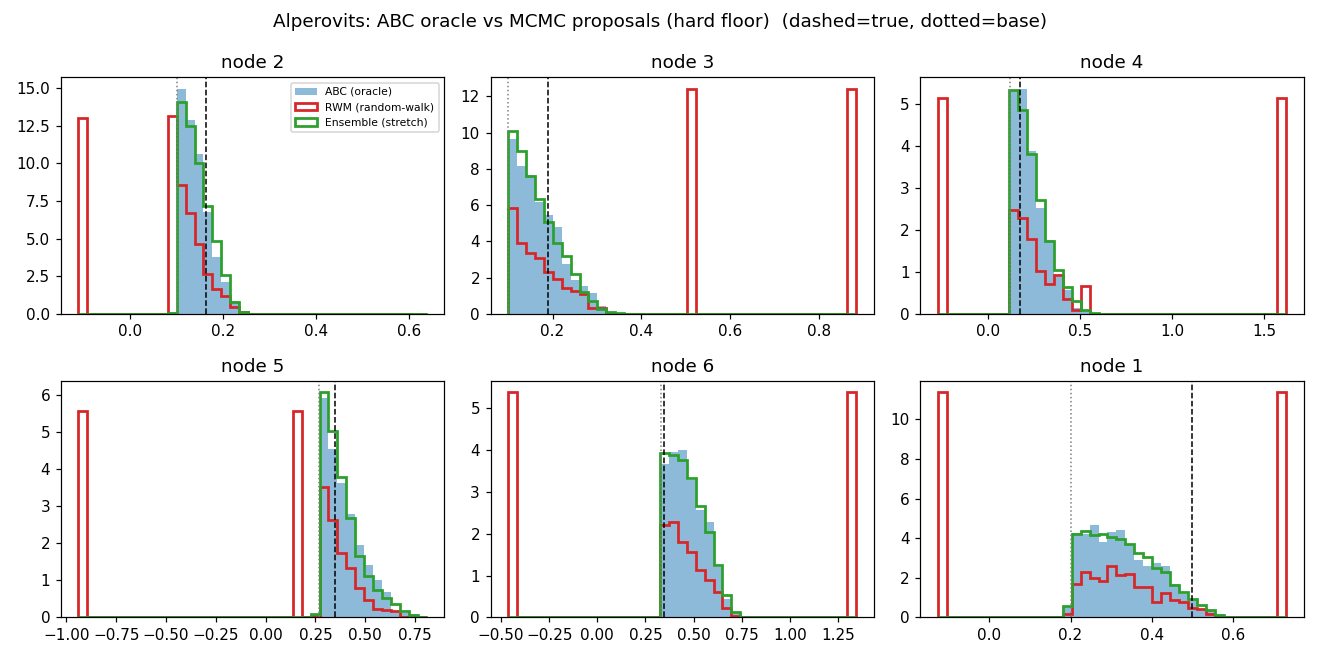

Write Python code to recreate this figure.
#!/usr/bin/env python3
"""
ABC (Approximate Bayesian Computation) reference posterior for a small WDN, used to
validate the MCMC posterior sampler in `mh_posteriori-scenario-gen.py`.

The MCMC samples the posterior over demand scenarios consistent with a measurement
M = (sensor pressures, total demand) in reduced *pressure* coordinates, with a
Newton-eliminated node and an exact change-of-variables (Gram-determinant) factor.

This script computes the SAME posterior the dumb, independent way — entirely in
*demand* space, using only the forward simulator (EPANET) — so it shares none of the
MCMC's machinery (no reduced coordinates, no Newton elimination, no Jacobian). If the
two posteriors agree, that machinery is validated end to end; if they disagree, the
MCMC is either not converged or targeting the wrong law.

Method (rejection/importance ABC):
  1. draw demand shares  alpha ~ Dirichlet(1,...,1)
  2. form a scenario     d = d0 + Delta * alpha        (=> d >= d0 and sum d = D for free)
  3. forward-simulate     h = EPANET(d)                (reservoir head FIXED, as physics demands)
  4. weight by sensor match  w = exp(-||h[S] - M_S||^2 / (2 eps^2))
The weighted d-samples approximate pi(d | M).  Only the sensor-match condition needs
enforcing; the demand floor and total-demand constraints are satisfied by construction.

Usage:
    /home/birkenma/venv_3-11/bin/python3 scripts/abc_reference_alperovits.py
"""
from __future__ import annotations

import os
import runpy
import sys
import warnings
from typing import Dict, List

import numpy as np

warnings.filterwarnings("ignore")

ROOT_DIR = os.path.dirname(os.path.dirname(os.path.abspath(__file__)))
if ROOT_DIR not in sys.path:
	sys.path.insert(0, ROOT_DIR)

from step1_io import load_inp_network  # noqa: E402
from step2_estimation import simulate_base_scenario  # noqa: E402

# --------------------------------------------------------------------------- config
WDN = "Alperovits"
SENSORS = ["1"]          # measurement (sensor) nodes
DELTA = 0.6              # total extra demand D - D0 (fixed by the total-demand measurement)
TRUE_SEED = 7            # seed for the ground-truth scenario's Dirichlet shares
N_ABC = 25000            # number of ABC prior draws
ABC_KEEP_QUANTILE = 0.02  # tolerance eps set to this quantile of the sensor residuals
MCMC_BURN_IN = 6000
MCMC_SAMPLES = 6000
MCMC_CHAINS = 4          # random-walk chains (for its R-hat)
MCMC_PROPOSAL_STD = 0.5
ENS_WALKERS = 20         # ensemble walkers
ENS_INIT_DISP = 0.02     # small, so walkers start inside the feasible sliver
INP = os.path.join(ROOT_DIR, "wdn", f"{WDN}.inp")
CACHE = os.path.join(ROOT_DIR, "scripts",
	f"abc_cache_{WDN}_{'-'.join(SENSORS)}_D{DELTA}_s{TRUE_SEED}_N{N_ABC}.npz")


def _epanet_solver(inp_path: str, junc_ids: List[str]):
	"""Return a function d_vector -> heads_dict using a reused WNTR/EPANET model."""
	import wntr

	wn = wntr.network.WaterNetworkModel(inp_path)

	def solve(d: np.ndarray) -> Dict[str, float]:
		for i, j in enumerate(junc_ids):
			wn.get_node(j).demand_timeseries_list[0].base_value = float(d[i])
		results = wntr.sim.EpanetSimulator(wn).run_sim()
		head_df = results.node["head"]
		t0 = head_df.index[0]
		return {n: float(head_df.loc[t0, n]) for n in head_df.columns}

	return solve


def main() -> None:
	net = load_inp_network(INP)
	junc_ids = list(net.junctions.keys())
	d0 = np.array([net.junctions[j].base_demand for j in junc_ids], dtype=float)
	D0 = float(d0.sum())
	D = D0 + DELTA

	# ---- ABC oracle: cached (it depends only on network+sensors+Delta+seed+N, NOT on the
	#      MCMC sampler), so it is computed once and reused across sampler variants.
	if os.path.exists(CACHE):
		print(f"Loading cached ABC oracle from {os.path.basename(CACHE)}")
		z = np.load(CACHE)
		d_samples, resid, d_true = z["d_samples"], z["resid"], z["d_true"]
	else:
		solve = _epanet_solver(INP, junc_ids)
		rng = np.random.default_rng(TRUE_SEED)
		d_true = d0 + DELTA * rng.dirichlet(np.ones(len(junc_ids)))
		M_S = np.array([solve(d_true)[s] for s in SENSORS], dtype=float)
		print(f"Running ABC with {N_ABC} draws (no cache) ...")
		abc_rng = np.random.default_rng(20260703)
		d_samples = np.empty((N_ABC, len(junc_ids)), dtype=float)
		resid = np.empty(N_ABC, dtype=float)
		for i in range(N_ABC):
			d = d0 + DELTA * abc_rng.dirichlet(np.ones(len(junc_ids)))
			h = solve(d)
			d_samples[i] = d
			resid[i] = float(np.linalg.norm(np.array([h[s] for s in SENSORS]) - M_S))
			if (i + 1) % 5000 == 0:
				print(f"  {i + 1}/{N_ABC}")
		np.savez_compressed(CACHE, d_samples=d_samples, resid=resid, d_true=d_true)
		print(f"Cached ABC oracle to {os.path.basename(CACHE)}")

	# The measurement M is defined by the true scenario; recover its heads with one solve.
	solve = _epanet_solver(INP, junc_ids)
	h_true = solve(d_true)
	M_S = np.array([h_true[s] for s in SENSORS], dtype=float)
	print(f"Network {WDN}: {len(junc_ids)} junctions, sensors={SENSORS}, Delta={DELTA}, D={D:.4f}")
	print(f"Measurement sensor heads M_S = {dict(zip(SENSORS, np.round(M_S, 4)))}\n")

	# ABC weighting: soft tolerance eps at a low quantile of the sensor residuals.
	eps = max(float(np.quantile(resid, ABC_KEEP_QUANTILE)), 1e-9)
	w = np.exp(-0.5 * (resid / eps) ** 2)
	w_sum = float(w.sum())
	ess_abc = (w_sum ** 2) / float(np.sum(w * w)) if w_sum > 0 else 0.0
	abc_mean = (w[:, None] * d_samples).sum(axis=0) / w_sum
	abc_var = (w[:, None] * (d_samples - abc_mean[None, :]) ** 2).sum(axis=0) / w_sum
	abc_std = np.sqrt(np.maximum(abc_var, 0.0))
	print(f"ABC oracle: eps={eps:.4g} (q={ABC_KEEP_QUANTILE}), effective sample size={ess_abc:.0f}\n")

	# ---- MCMC samplers on the same measurement (reservoir fixed inside the sampler)
	ns = runpy.run_path(os.path.join(ROOT_DIR, "mh_posteriori-scenario-gen.py"))
	run = ns["sample_posterior_scenarios"]
	Cfg = ns["MHPosteriorConfig"]
	meas = {s: h_true[s] for s in SENSORS}
	junc_order = list(load_inp_network(INP).junctions.keys())
	col = [junc_order.index(j) for j in junc_ids]

	def run_mcmc(cfg):
		res = run(inp_path=INP, measurement_heads=meas, measured_total_demand=D,
				  predictor_heads=h_true, config=cfg)  # start at true scenario -> feasible
		return res, res.samples_d[:, col]

	# All variants use the HARD floor (penalty=0) so they target exactly the ABC oracle.
	variants = {
		"RWM (random-walk)": Cfg(proposal="rwm", burn_in=MCMC_BURN_IN, num_samples=MCMC_SAMPLES,
								 proposal_std=MCMC_PROPOSAL_STD, demand_penalty_a=0.0,
								 num_chains=MCMC_CHAINS, chain_init_dispersion=0.2),
		"Ensemble (stretch)": Cfg(proposal="ensemble", burn_in=MCMC_BURN_IN, num_samples=MCMC_SAMPLES,
								  demand_penalty_a=0.0, ensemble_walkers=ENS_WALKERS,
								  ensemble_init_dispersion=ENS_INIT_DISP),
	}
	results = {}
	for name, cfg in variants.items():
		print(f"Running MCMC: {name} ...")
		res, d_s = run_mcmc(cfg)
		gap = np.abs(d_s.mean(axis=0) - abc_mean) / np.maximum(abc_std, 1e-9)
		results[name] = (res, d_s, gap)
		print(f"  acc={res.acceptance_rate:.3f} min_ess={res.min_ess:.0f} med_ess={res.median_ess:.0f} "
			  f"max_rhat={res.max_rhat:.3f}  |  mean-gap vs ABC: max={gap.max():.2f}sigma mean={gap.mean():.2f}sigma")
	print()

	# ---- comparison table: posterior mean +/- std per junction
	names = list(results.keys())
	header = f"{'node':>5} | {'true':>8} | {'ABC (oracle)':>20}"
	for nm in names:
		header += f" | {nm:>20}"
	print("Per-junction posterior demand  (mean +/- std):")
	print(header)
	print("-" * len(header))
	for k, j in enumerate(junc_ids):
		row = f"{j:>5} | {d_true[k]:8.4f} | {abc_mean[k]:9.4f} +/- {abc_std[k]:6.4f}"
		for nm in names:
			d_s = results[nm][1]
			row += f" | {d_s[:, k].mean():9.4f} +/- {d_s[:, k].std():6.4f}"
		print(row)
	print("\nMean gap vs ABC (in ABC-sigma; < ~0.3 = agrees with the oracle):")
	for nm in names:
		g = results[nm][2]
		print(f"  {nm:>20}: max={g.max():.2f}  mean={g.mean():.2f}")

	# ---- overlaid posterior histograms
	try:
		import matplotlib
		matplotlib.use("Agg")
		import matplotlib.pyplot as plt

		colors = ["#d62728", "#2ca02c", "#9467bd", "#ff7f0e"]
		n = len(junc_ids)
		cols = 3
		rows = int(np.ceil(n / cols))
		fig, axes = plt.subplots(rows, cols, figsize=(4 * cols, 3 * rows))
		axes = np.atleast_1d(axes).ravel()
		for k, j in enumerate(junc_ids):
			ax = axes[k]
			allmin = [d_samples[:, k].min()] + [results[nm][1][:, k].min() for nm in names]
			allmax = [d_samples[:, k].max()] + [results[nm][1][:, k].max() for nm in names]
			bins = np.linspace(min(allmin), max(allmax), 40)
			ax.hist(d_samples[:, k], bins=bins, weights=w, density=True, alpha=0.5,
					color="#1f77b4", label="ABC (oracle)")
			for c, nm in enumerate(names):
				ax.hist(results[nm][1][:, k], bins=bins, density=True, histtype="step",
						color=colors[c % len(colors)], lw=1.8, label=nm)
			ax.axvline(d_true[k], color="k", ls="--", lw=1.0)
			ax.axvline(d0[k], color="gray", ls=":", lw=1.0)
			ax.set_title(f"node {j}")
			if k == 0:
				ax.legend(fontsize=7)
		for k in range(n, len(axes)):
			axes[k].axis("off")
		fig.suptitle(f"{WDN}: ABC oracle vs MCMC proposals (hard floor)  (dashed=true, dotted=base)")
		fig.tight_layout()
		out_png = os.path.join(ROOT_DIR, "scripts", "abc_reference_alperovits.png")
		fig.savefig(out_png, dpi=110)
		print(f"\nSaved overlay plot to {out_png}")
	except Exception as exc:
		print(f"\n[plot skipped] {exc}")


if __name__ == "__main__":
	main()
